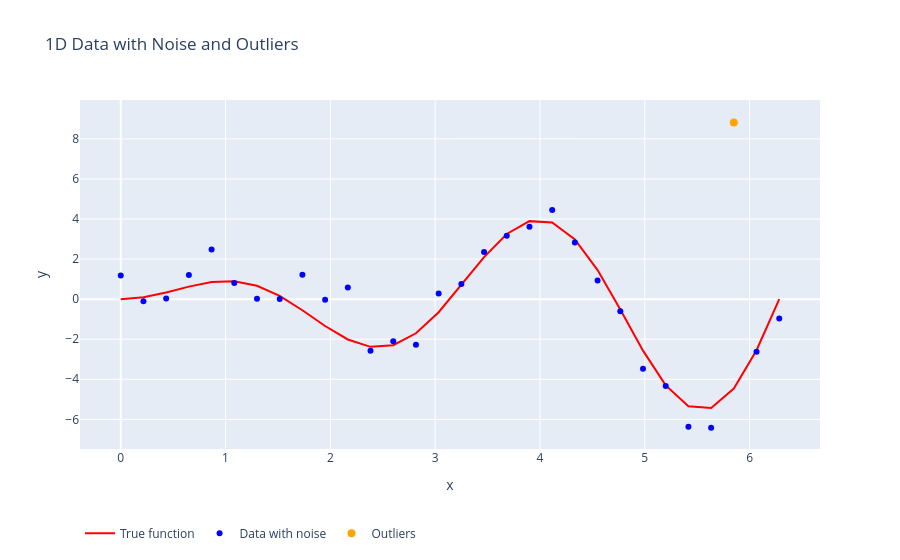

The cell this chart's notebook holds for it:
### Code cell
true_func = lambda x: np.sin(2 * x) * x 


# Generate 1D dataset with outliers
x, y, y_true, outlier_indices = generate_1d_data(true_func, n=30, noise_std=1., outlier_ratio=0.05)

# Convert the data to numpy arrays for Plotly
x = x
y = y
y_true = y_true
outliers_x = x[outlier_indices]
outliers_y = y[outlier_indices]

# Create traces for plotly
true_func_trace = go.Scatter(x=x, y=y_true, mode='lines', name='True function', line=dict(color='red'))
data_trace = go.Scatter(x=x, y=y, mode='markers', name='Data with noise', marker=dict(color='blue', size=6))
outliers_trace = go.Scatter(x=outliers_x, y=outliers_y, mode='markers', name='Outliers', marker=dict(color='orange', size=8))

# Combine the traces
fig = go.Figure(data=[true_func_trace, data_trace, outliers_trace])

# Update layout for better visualization
fig.update_layout(
    title="1D Data with Noise and Outliers",
    xaxis_title="x",
    yaxis_title="y",
    showlegend=True,
    legend=dict(
        x=0,
        y=-0.2,
        orientation="h"
    )
)

# Show plot
fig.show()

### Figure 1 — Plotly figure (JSON) as saved in the notebook; plotly's stock layout.template omitted (floating-point values rounded to 4 significant figures)
{"data": [{"line": {"color": "red"}, "mode": "lines", "name": "True function", "type": "scatter", "x": [0, 0.2167, 0.4333, 0.65, 0.8666, 1.083, 1.3, 1.517, 1.733, 1.95, 2.167, 2.383, 2.6, 2.817, 3.033, 3.25, 3.467, 3.683, 3.9, 4.117, 4.333, 4.55, 4.767, 4.983, 5.2, 5.417, 5.633, 5.85, 6.067, 6.283], "y": [0, 0.09097, 0.3303, 0.6263, 0.8552, 0.8966, 0.6702, 0.164, -0.5534, -1.341, -2.013, -2.38, -2.297, -1.705, -0.6521, 0.6986, 2.098, 3.254, 3.894, 3.824, 2.98, 1.453, -0.5154, -2.569, -4.304, -5.345, -5.428, -4.459, -2.547, -3.078e-15]}, {"marker": {"color": "blue", "size": 6}, "mode": "markers", "name": "Data with noise", "type": "scatter", "x": [0, 0.2167, 0.4333, 0.65, 0.8666, 1.083, 1.3, 1.517, 1.733, 1.95, 2.167, 2.383, 2.6, 2.817, 3.033, 3.25, 3.467, 3.683, 3.9, 4.117, 4.333, 4.55, 4.767, 4.983, 5.2, 5.417, 5.633, 5.85, 6.067, 6.283], "y": [1.185, -0.1031, 0.03439, 1.202, 2.479, 0.8027, 0.01939, 0.005192, 1.224, -0.0243, 0.5799, -2.57, -2.103, -2.276, 0.276, 0.7558, 2.357, 3.171, 3.61, 4.453, 2.823, 0.9329, -0.6027, -3.478, -4.34, -6.374, -6.421, 8.819, -2.626, -0.965]}, {"marker": {"color": "orange", "size": 8}, "mode": "markers", "name": "Outliers", "type": "scatter", "x": [5.85], "y": [8.819]}], "layout": {"legend": {"orientation": "h", "x": 0, "y": -0.2}, "showlegend": true, "title": {"text": "1D Data with Noise and Outliers"}, "xaxis": {"title": {"text": "x"}}, "yaxis": {"title": {"text": "y"}}}}
